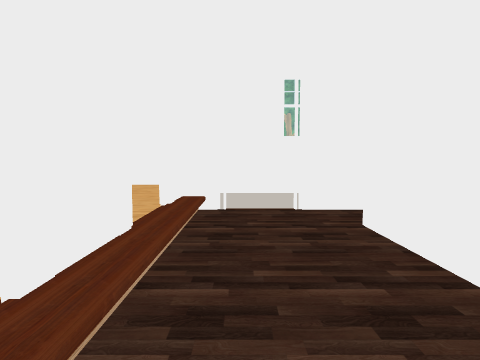
View 1 (above)

17 first-person views from a walk through a scene from a Unity 3-D project. The camera is 1.2 m above the floor, tilts 4° down and sees 80° across. Doors are open. The floor is counted in squares, 1 m on a side. Each view is taken from the middle of a square. On the plan, view 1 faces up. The plan holds only what a view shows up to about 13 squares ahead; the rest is blank. The place goes on beyond the plan. The player character is not drawn. Some surface patterns are stand-ins.

View 2
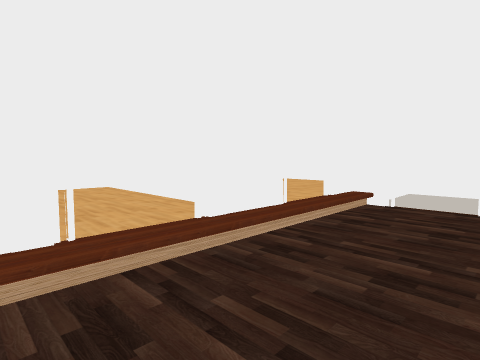

View 3
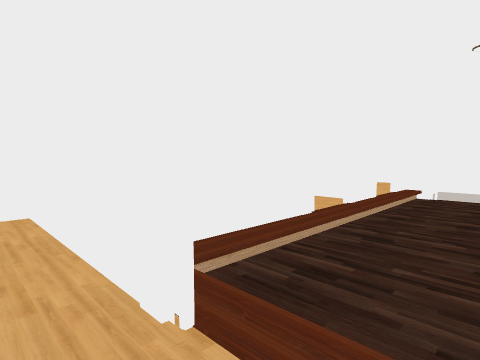

View 4
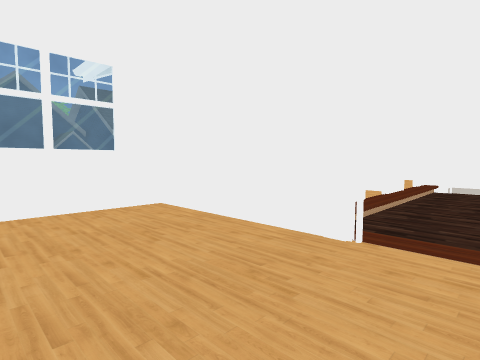

View 5
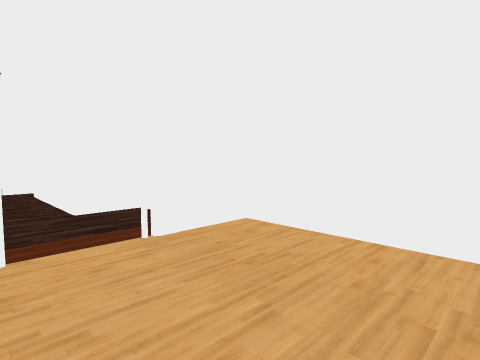

View 6
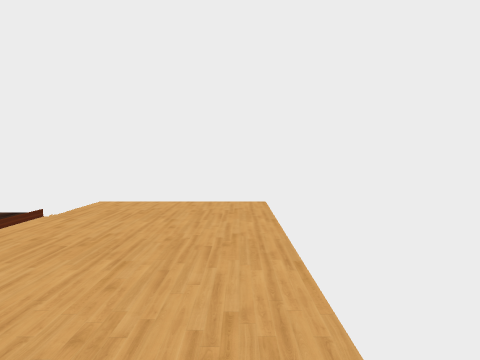

View 7
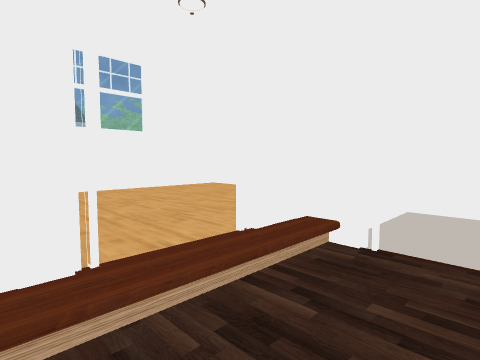

View 8
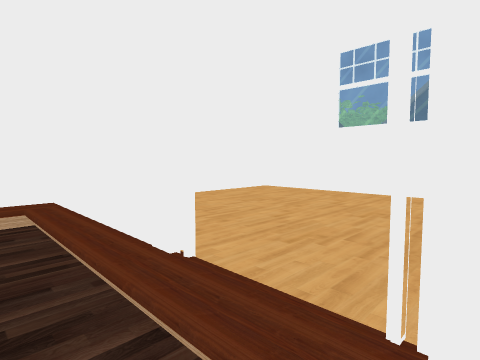

View 9
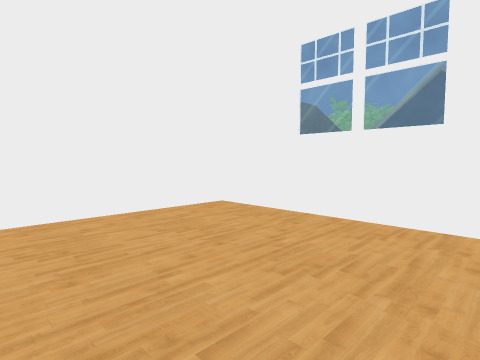

View 10
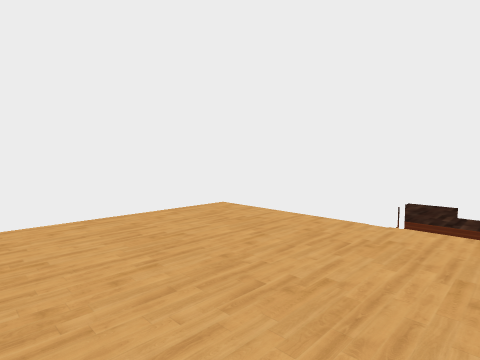

View 11
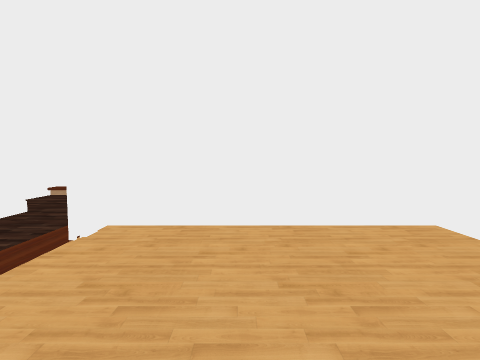

View 12
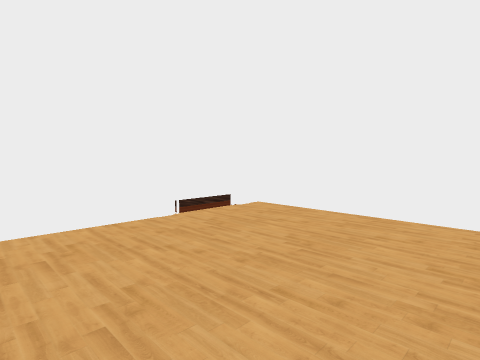

View 13
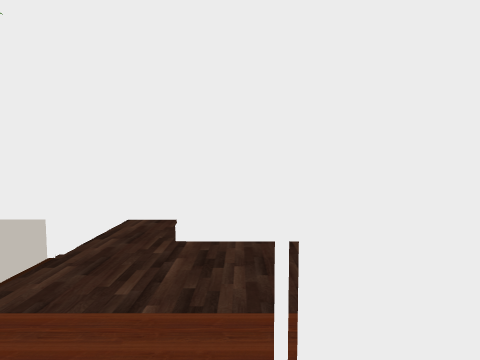

View 14
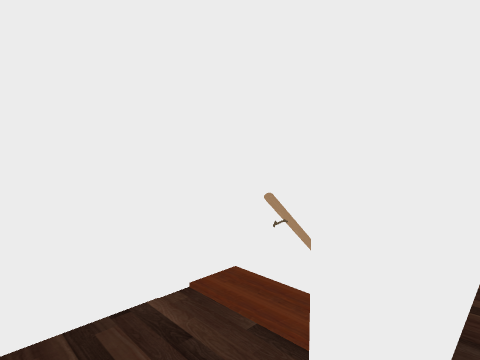

View 15
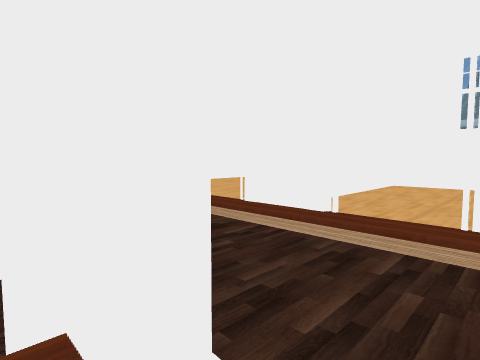

View 16
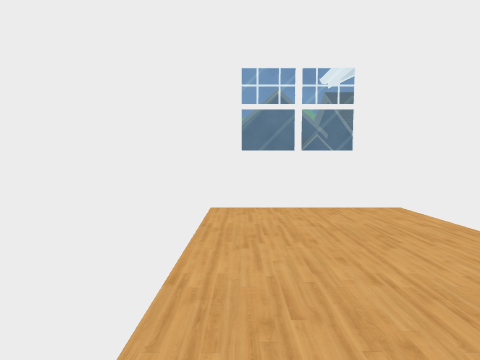

View 17
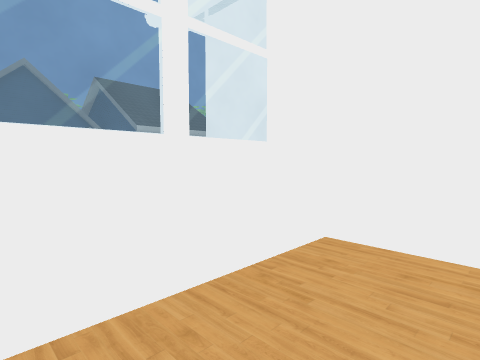

### Floor plan
Key: @ floor where view 1 was taken; # wall or solid block; . main floor; - floor 0.25 m lower than the main floor; / step, stairs or slope; D open door; ^ raised ledge; v drop or lower ground; O other object.
Columns run from 8 left of view 1 to 4 right of it. Each row starts with its distance up from view 1.
 10  ######v#O###
  9  ......#    #
  8 #......#    #
  7 #......#DD###
  6 #......#  --#
  5 #.....DDDD#-#
  4 #.....DD  #/#
  3  ####### -#/O
  2  ......#- #/
  1 #.....DD  #/
  0 #.....DD@ #O
 -1 #......#  - #
 -2 #......#    #
 -3  ......#    #
 -4  ......#----#
 -5 ^O###DD##DD##
 -6   ^ ........#
 -7   ^D........#
 -8   ^D........#
 -9   ^ ........#
-10     ####    #

Positions as (right, up) in squares from view 1, and headings:
1: (0, 0), facing up
2: (2, -1), facing up-left
3: (2, -6), facing up-left
4: (2, -9), facing up-left
5: (0, -9), facing up-right
6: (-4, -9), facing right
7: (1, 3), facing up-left
8: (0, 2), facing down-left
9: (-2, 2), facing down-left
10: (-7, 4), facing up-right
11: (-4, 8), facing down
12: (-7, 9), facing down-right
13: (-3, 4), facing right
14: (2, 6), facing down-right
15: (3, 6), facing down-left
16: (2, -9), facing left
17: (-3, -9), facing up-left
